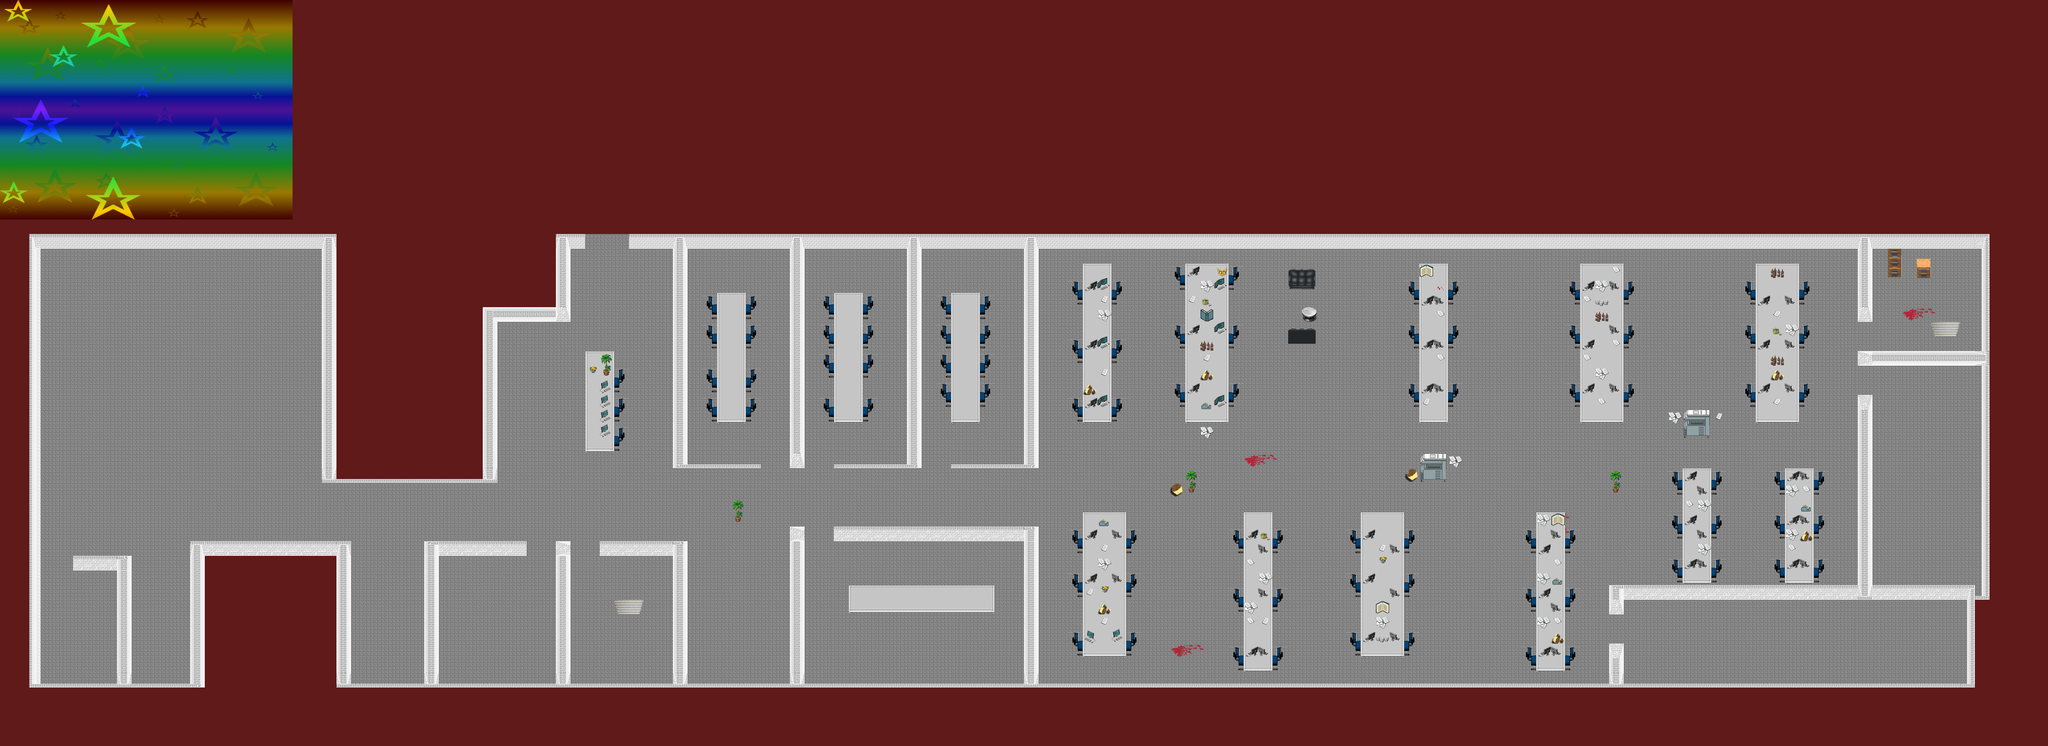

Below is a game level as drawn by its tile map, then a one-line description and the .tmx that defines it (tile-layer data replaced by summaries):
An orthogonal 140x51 tile map with 32x32 px tiles, 4 tile layers (floor, furniture , miscellaneous, foreground), 1 hidden layer not drawn, 3 tilesets, 2 image layers and 37 objects (15x EnemyEntity, 10x Door, 6x AmmoEntity, 3x FirstAidEntity, me.LevelEntity, ...).

<map version="1.0" orientation="orthogonal" width="140" height="51" tilewidth="32" tileheight="32" backgroundcolor="#5f1a19">
 <tileset firstgid="1" name="metatiles32x32" tilewidth="32" tileheight="32">
  <image source="maps_tileset/metatiles32x32.png" width="160" height="32" />
  <tile id="0">
   <properties>
    <property name="type" value="solid" />
   </properties>
  </tile>
 </tileset>
 <tileset firstgid="6" name="lbi10" tilewidth="32" tileheight="32" spacing="32">
  <image source="maps_tileset/lbi10.png" width="1280" height="200" />
 </tileset>
 <tileset firstgid="66" name="furniture" tilewidth="32" tileheight="32" spacing="32">
  <image source="maps_tileset/furntiture.png" width="1600" height="320" />
 </tileset>
 <imagelayer name="Parallax1" width="140" height="51">
  <image source="background_images/parallax1.png" />
  <properties>
   <property name="ratio" value="0.25" />
  </properties>
 </imagelayer>
 <imagelayer name="Parallax2" width="140" height="51">
  <image source="background_images/parallax2.png" />
  <properties>
   <property name="ratio" value="0.35" />
  </properties>
 </imagelayer>
 <layer name="floor" width="140" height="51">
  <data>[7140 cells, 3860 non-empty, 1 distinct tile ids]</data>
 </layer>
 <layer name="furniture " width="140" height="51">
  <data>[7140 cells, 570 non-empty, 26 distinct tile ids]</data>
 </layer>
 <layer name="miscellaneous" width="140" height="51">
  <data>[7140 cells, 174 non-empty, 37 distinct tile ids]</data>
 </layer>
 <objectgroup color="#800080" name="LevelEntities" width="140" height="51">
  <object name="me.LevelEntity" x="1344" y="1312" width="64" height="64">
   <properties>
    <property name="duration" value="500" />
    <property name="fade" value="#f0f0f0" />
    <property name="to" value="level02" />
   </properties>
  </object>
 </objectgroup>
 <objectgroup color="#ff0000" name="EnemyEntities" width="140" height="51">
  <object name="EnemyEntity" x="1152" y="1056" width="48" height="48">
   <properties>
    <property name="image" value="enemy_sprite" />
    <property name="spriteheight" value="48" />
    <property name="spritewidth" value="48" />
   </properties>
  </object>
  <object name="EnemyEntity" x="1376" y="1056" width="48" height="48">
   <properties>
    <property name="image" value="enemy_sprite" />
    <property name="spriteheight" value="48" />
    <property name="spritewidth" value="48" />
   </properties>
  </object>
  <object name="EnemyEntity" x="832" y="1248" width="48" height="48">
   <properties>
    <property name="image" value="enemy_sprite" />
    <property name="spriteheight" value="48" />
    <property name="spritewidth" value="48" />
   </properties>
  </object>
  <object name="EnemyEntity" x="320" y="1248" width="48" height="48">
   <properties>
    <property name="image" value="enemy_sprite" />
    <property name="spriteheight" value="48" />
    <property name="spritewidth" value="48" />
   </properties>
  </object>
  <object name="EnemyEntity" x="512" y="768" width="48" height="48">
   <properties>
    <property name="image" value="enemy_sprite" />
    <property name="spriteheight" value="48" />
    <property name="spritewidth" value="48" />
   </properties>
  </object>
  <object name="EnemyEntity" x="384" y="768" width="48" height="48">
   <properties>
    <property name="image" value="enemy_sprite" />
    <property name="spriteheight" value="48" />
    <property name="spritewidth" value="48" />
   </properties>
  </object>
  <object name="EnemyEntity" x="288" y="864" width="48" height="48">
   <properties>
    <property name="image" value="enemy_sprite" />
    <property name="spriteheight" value="48" />
    <property name="spritewidth" value="48" />
   </properties>
  </object>
  <object name="EnemyEntity" x="256" y="992" width="48" height="48">
   <properties>
    <property name="image" value="enemy_sprite" />
    <property name="spriteheight" value="48" />
    <property name="spritewidth" value="48" />
   </properties>
  </object>
  <object name="EnemyEntity" x="1760" y="832" width="48" height="48">
   <properties>
    <property name="image" value="enemy_sprite" />
    <property name="spriteheight" value="48" />
    <property name="spritewidth" value="48" />
   </properties>
  </object>
  <object name="EnemyEntity" x="2016" y="1184" width="48" height="48">
   <properties>
    <property name="image" value="enemy_sprite" />
    <property name="spriteheight" value="48" />
    <property name="spritewidth" value="48" />
   </properties>
  </object>
  <object name="EnemyEntity" x="2176" y="704" width="48" height="48">
   <properties>
    <property name="image" value="enemy_sprite" />
    <property name="spriteheight" value="48" />
    <property name="spritewidth" value="48" />
   </properties>
  </object>
  <object name="EnemyEntity" x="2496" y="768" width="48" height="48">
   <properties>
    <property name="image" value="enemy_sprite" />
    <property name="spriteheight" value="48" />
    <property name="spritewidth" value="48" />
   </properties>
  </object>
  <object name="EnemyEntity" x="2880" y="576" width="48" height="48">
   <properties>
    <property name="image" value="enemy_sprite" />
    <property name="spriteheight" value="48" />
    <property name="spritewidth" value="48" />
   </properties>
  </object>
  <object name="EnemyEntity" x="3233" y="1280" width="48" height="48">
   <properties>
    <property name="image" value="enemy_sprite" />
    <property name="spriteheight" value="48" />
    <property name="spritewidth" value="48" />
   </properties>
  </object>
  <object name="EnemyEntity" x="4160" y="1056" width="48" height="48">
   <properties>
    <property name="image" value="enemy_sprite" />
    <property name="spriteheight" value="48" />
    <property name="spritewidth" value="48" />
   </properties>
  </object>
 </objectgroup>
 <objectgroup color="#00ff00" name="Entities" width="140" height="51">
  <object name="mainPlayer" x="1312" y="576" width="48" height="48">
   <properties>
    <property name="image" value="player_sprite" />
    <property name="spriteheight" value="48" />
    <property name="spritewidth" value="48" />
   </properties>
  </object>
  <object name="AmmoEntity" x="1056" y="1312" width="31" height="22">
   <properties>
    <property name="image" value="ammo" />
    <property name="spritewidth" value="31" />
   </properties>
  </object>
  <object name="AmmoEntity" x="1920" y="1344" width="31" height="22">
   <properties>
    <property name="image" value="ammo" />
    <property name="spritewidth" value="31" />
   </properties>
  </object>
  <object name="CardEntity" x="4224" y="1152" width="9" height="18">
   <properties>
    <property name="image" value="red_card" />
    <property name="spritewidth" value="9" />
   </properties>
  </object>
  <object name="AmmoEntity" x="160" y="1280" width="31" height="22">
   <properties>
    <property name="image" value="ammo" />
    <property name="spritewidth" value="31" />
   </properties>
  </object>
  <object name="AmmoEntity" x="128" y="1280" width="31" height="22">
   <properties>
    <property name="image" value="ammo" />
    <property name="spritewidth" value="31" />
   </properties>
  </object>
  <object name="AmmoEntity" x="3584" y="1344" width="31" height="22">
   <properties>
    <property name="image" value="ammo" />
    <property name="spritewidth" value="31" />
   </properties>
  </object>
  </objectgroup>
 <objectgroup name="DoorsV" width="140" height="51">
  <!-- 10 objects omitted --></objectgroup>
 <objectgroup name="Doors" width="140" height="51">
  <!-- 7 objects omitted --></objectgroup>
 <layer name="foreground" width="140" height="51">
  <data>[7140 cells, 583 non-empty, 22 distinct tile ids]</data>
 </layer>
 <layer name="collision" width="140" height="51" visible="0">
  <data>[7140 cells, 971 non-empty, 1 distinct tile ids]</data>
 </layer>
</map>
<!-- 14 of 37 objects omitted -->
